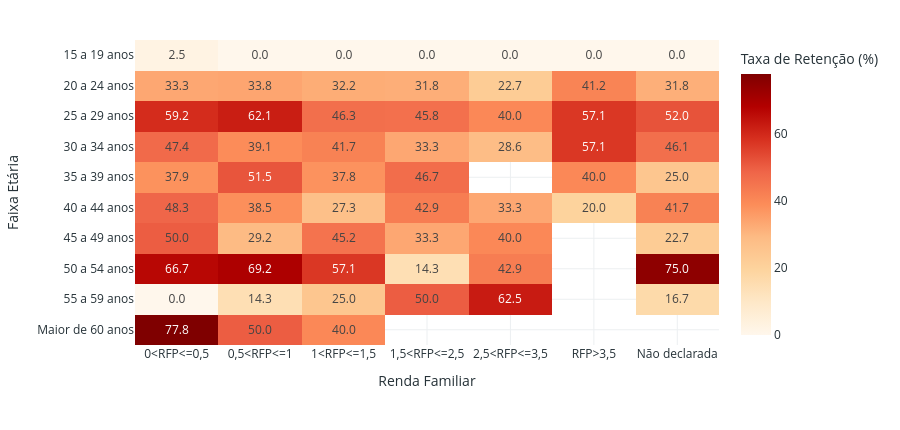

The notebook cell saved with this chart:
### Markdown cell above
#### Gráficos 22 a 24 — Heatmaps de retenção

### Code cell
p22 = pivot_indicador_perfil(df, "Faixa Etária", "Renda Familiar", "TR", ORDEM_ETARIA, ORDEM_RENDA, n_minimo)
fig_g22 = fig_heatmap_perfil(p22, "TR")
fig_g22.show()

p23 = pivot_indicador_perfil(df, "Sexo", "Turno", "TR", n_minimo=n_minimo)
fig_g23 = fig_heatmap_perfil(p23, "TR")
fig_g23.show()

p24 = pivot_indicador_perfil(df, "Cor / Raça", "Renda Familiar", "TR", ordem_x=ORDEM_RENDA, n_minimo=n_minimo)
fig_g24 = fig_heatmap_perfil(p24, "TR")
fig_g24.show()

### Figure 1 — Plotly figure (JSON) as saved in the notebook; plotly's stock layout.template omitted (floating-point values rounded to 4 significant figures)
{"data": [{"coloraxis": "coloraxis", "hovertemplate": "Renda Familiar: %{x}<br>Faixa Etária: %{y}<br>Taxa de Retenção (%): %{z}<extra></extra>", "name": "0", "texttemplate": "%{z:.1f}", "type": "heatmap", "x": ["0<RFP<=0,5", "0,5<RFP<=1", "1<RFP<=1,5", "1,5<RFP<=2,5", "2,5<RFP<=3,5", "RFP>3,5", "Não declarada"], "xaxis": "x", "y": ["15 a 19 anos", "20 a 24 anos", "25 a 29 anos", "30 a 34 anos", "35 a 39 anos", "40 a 44 anos", "45 a 49 anos", "50 a 54 anos", "55 a 59 anos", "Maior de 60 anos"], "yaxis": "y", "z": [[2.5, 0.0, 0.0, 0.0, 0.0, 0.0, 0.0], [33.33, 33.77, 32.22, 31.82, 22.73, 41.18, 31.75], [59.21, 62.07, 46.25, 45.83, 40.0, 57.14, 52.0], [47.37, 39.13, 41.67, 33.33, 28.57, 57.14, 46.15], [37.93, 51.52, 37.78, 46.67, NaN, 40.0, 25.0], [48.28, 38.46, 27.27, 42.86, 33.33, 20.0, 41.67], [50.0, 29.17, 45.16, 33.33, 40.0, NaN, 22.73], [66.67, 69.23, 57.14, 14.29, 42.86, NaN, 75.0], [0.0, 14.29, 25.0, 50.0, 62.5, NaN, 16.67], [77.78, 50.0, 40.0, NaN, NaN, NaN, NaN]]}], "layout": {"coloraxis": {"colorbar": {"title": {"text": "Taxa de Retenção (%)"}}, "colorscale": [[0, "rgb(255,247,236)"], [0.125, "rgb(254,232,200)"], [0.25, "rgb(253,212,158)"], [0.375, "rgb(253,187,132)"], [0.5, "rgb(252,141,89)"], [0.625, "rgb(239,101,72)"], [0.75, "rgb(215,48,31)"], [0.875, "rgb(179,0,0)"], [1, "rgb(127,0,0)"]]}, "font": {"color": "#263238"}, "height": 430, "legend": {"orientation": "h", "title": {"text": ""}, "x": 0.5, "xanchor": "center", "y": -0.2, "yanchor": "top"}, "margin": {"b": 85, "l": 20, "r": 20, "t": 40}, "paper_bgcolor": "white", "plot_bgcolor": "white", "title": {"text": ""}, "xaxis": {"anchor": "y", "domain": [0, 1], "gridcolor": "#ECEFF1", "showgrid": true, "title": {"text": "Renda Familiar"}, "zeroline": false}, "yaxis": {"anchor": "x", "autorange": "reversed", "domain": [0, 1], "gridcolor": "#ECEFF1", "showgrid": true, "title": {"text": "Faixa Etária"}, "zeroline": false}}}
